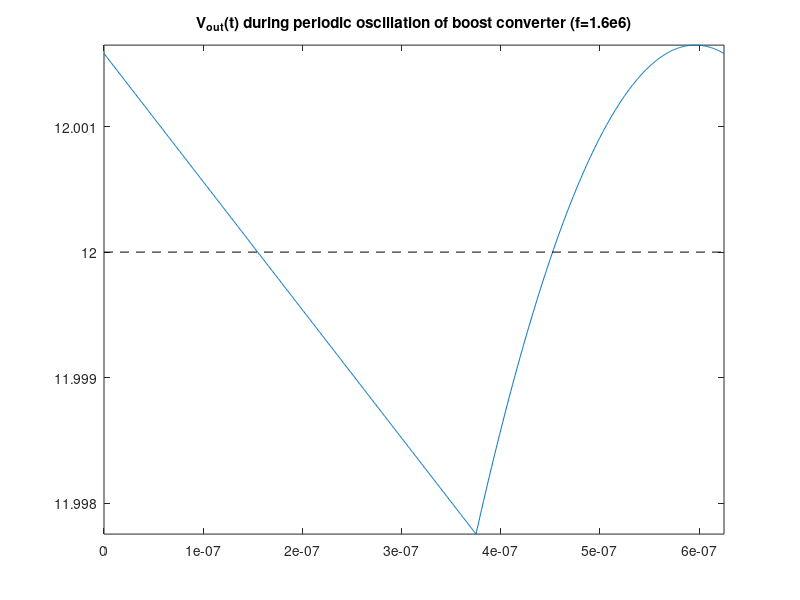
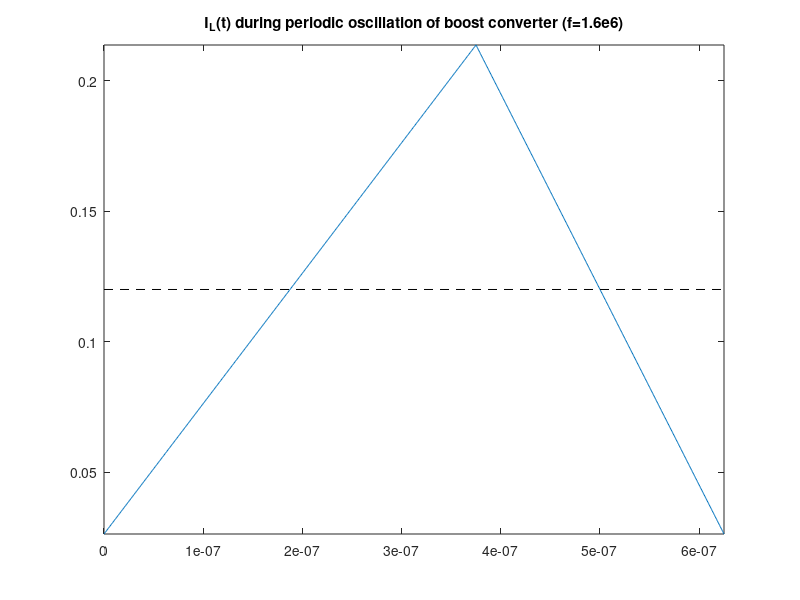
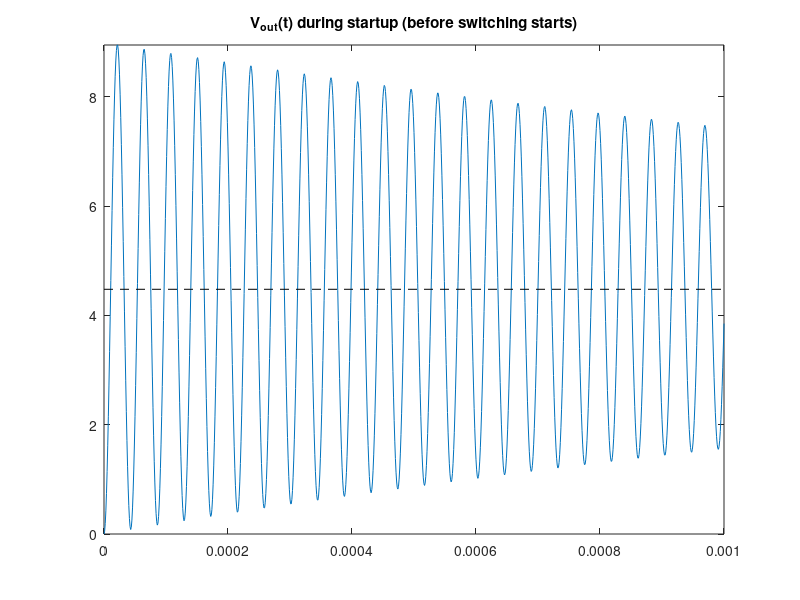
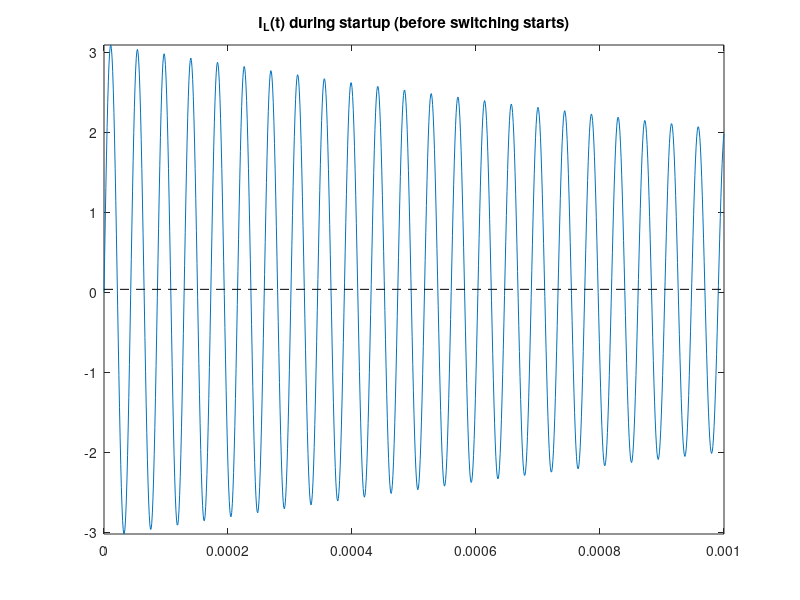

Write MATLAB code to recreate these figures, in order.
% script RR_Ex10_20_boost_converter
% Solves the equations of a boost converter.
% Renaissance Robotics codebase, Chapter 10, https://github.com/tbewley/RR
% Copyright 2024 by Thomas Bewley, distributed under Modified BSD License.

% pkg load symbolic  % uncomment this line if running in octave

% Solve for the initial conditions of the periodic cycle.  Note that problem is linear!
clear; Vs=5; Vd=0.5; L=10e-6; C=4.7e-6; R=250; f=1.6e6; D=0.600016
sigma=1/(2*R*C); omega_n=1/sqrt(L*C); zeta=sigma/omega_n; omega_d=omega_n*sqrt(1-zeta^2);
v0=Vs-Vd; hA=D/f; hB=(1-D)/f; c1=cos(omega_d*hB); s1=sin(omega_d*hB);
A0=[1/R-C*sigma C*omega_d;-C*omega_d 1/R-C*sigma];
A1=[exp(-hA/(R*C)) 0; 0 1];                      b1=[0; Vs*hA/L];
A2=-([1 0;0 0]+[0 0;1 0]*A0);                    b2=[v0; v0/R];
A3=-exp(-sigma*hB)*([c1 s1;0 0]+[0 0;c1 s1]*A0); b3=b2;
sol=inv([eye(2)-A3*inv(A2)*A1])*(A3*inv(A2)*(b1-b2)+b3); VoutA=sol(1), ILA=sol(2)

% Plot the periodic cycle.
v0=Vs-Vd; i0=v0/R;
sol1=inv(A3)*(sol-b3); vc=sol1(1); vs=sol1(2);
sol2=A0*sol1;          ic=sol2(1); is=sol2(2);
tA=0; tB=D/f; tC=1/f; N=1000; t=0:tC/N:tC;
for i=1:N+1
	if t(i)<tB
		Vout(i)=VoutA*exp(-t(i)/(R*C));
		IL(i)  =ILA + t(i)*Vs/L;
	else
		tau=t(i)-tB;
		Vout(i)=v0-exp(-sigma*tau)*(vc*cos(omega_d*tau)+vs*sin(omega_d*tau));
		IL(i)  =i0-exp(-sigma*tau)*(ic*cos(omega_d*tau)+is*sin(omega_d*tau));
	end
end
figure(1); clf; plot(t,Vout); axis([0 tC min(Vout) max(Vout)]); hold on
   Vmean=sum(Vout(1:N))/N, plot([0 tC],[Vmean Vmean],'k--');
   title('V_{out}(t) during periodic oscillation of boost converter (f=1.6e6)');
   % print -depsc boost_V.eps
figure(2); clf; plot(t,IL);   axis([0 tC min(IL) max(IL)]);  hold on
   Imean=sum(IL(1:N))/N, plot([0 tC],[Imean Imean],'k--');
   title('I_{L}(t) during periodic oscillation of boost converter (f=1.6e6)');
   % print -depsc boost_I.eps
Imean_approx=(Vmean/R)/(1-D)

% Also, plot the "startup" phase (homogeneous ICs, before switching starts).
v0=Vs-Vd; vc=v0; vs=v0*zeta/sqrt(1-zeta^2); i0=v0/R;  
sol=A0*[vc; vs]; ic=sol(1); is=sol(2);
t_max=1e-3; N=1000; t=0:t_max/N:t_max;
for i=1:N+1
	Vout(i)=v0-exp(-sigma*t(i))*(vc*cos(omega_d*t(i))+vs*sin(omega_d*t(i)));
	IL(i)  =i0-exp(-sigma*t(i))*(ic*cos(omega_d*t(i))+is*sin(omega_d*t(i)));
end
figure(3); clf; plot(t,Vout); axis([0 t_max min(Vout) max(Vout)]); hold on
   Vmean=sum(Vout(1:N))/N, plot([0 t_max],[Vmean Vmean],'k--');
   title('V_{out}(t) during startup (before switching starts)');
   % print -depsc boost_V_startup.eps
figure(4); clf; plot(t,IL);   axis([0 t_max min(IL) max(IL)]);  hold on
   Imean=sum(IL(1:N))/N, plot([0 t_max],[Imean Imean],'k--');
   title('I_{L}(t) during startup (before switching starts)'); 
   % print -depsc boost_I_startup.eps
